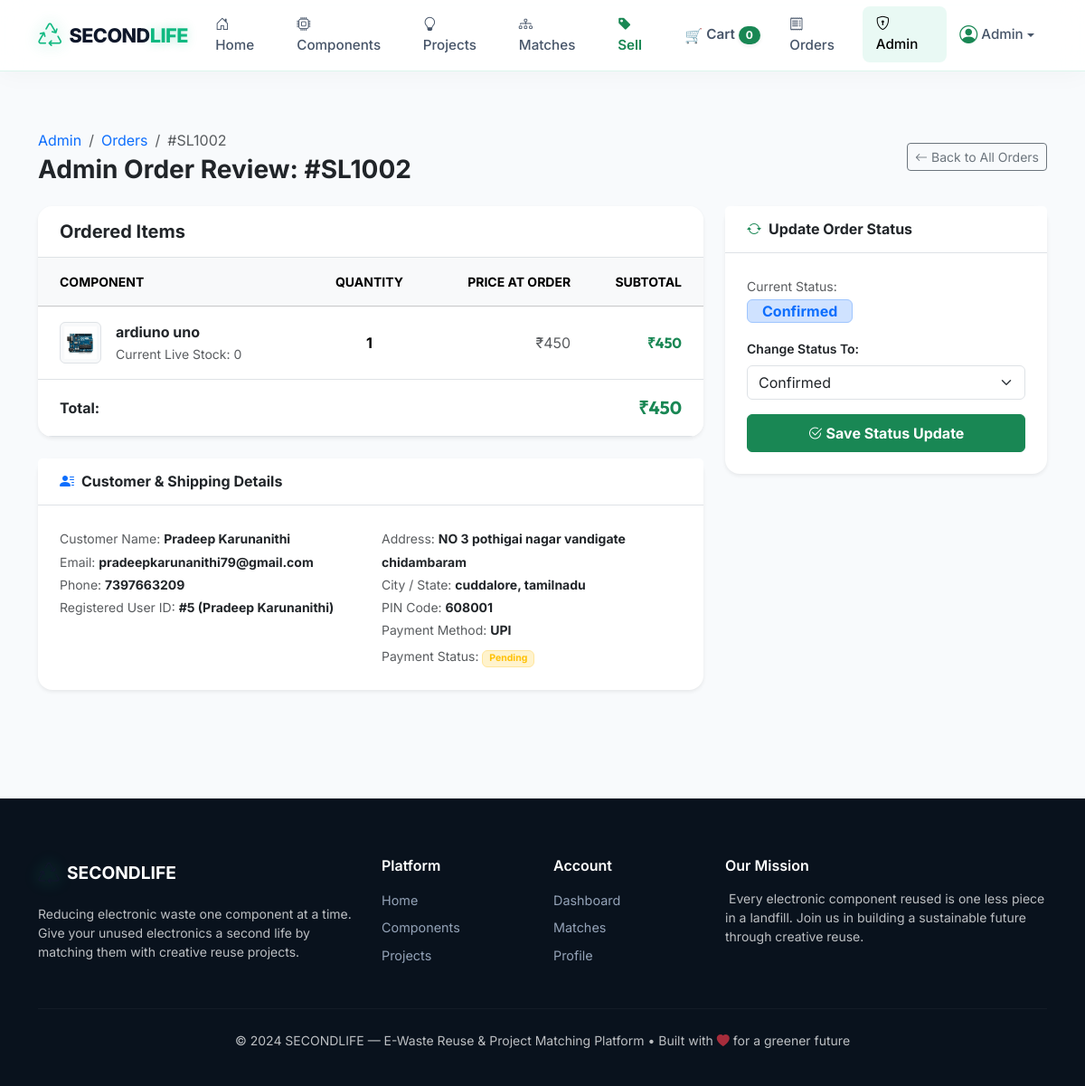
Screenshot of /admin/orders/2 (signed in) with the database file from the repository.
### models/models.py (models this page shows, shortened)
class Order(db.Model):
    __tablename__ = 'orders'
    STATUSES = ['Pending', 'Confirmed', 'Processing', 'Shipped', 'Delivered', 'Cancelled']
    PAYMENT_METHODS = ['Razorpay', 'UPI', 'Card', 'Cash on Delivery', 'Demo Payment']
    PAYMENT_STATUSES = ['Pending', 'Paid', 'Failed', 'Refunded']
    id = db.Column(db.Integer, primary_key=True)
    order_number = db.Column(db.String(50), unique=True, nullable=False)
    user_id = db.Column(db.Integer, db.ForeignKey('users.id'), nullable=False)
    total_amount = db.Column(db.Float, default=0.0, nullable=False)
    status = db.Column(db.String(30), default='Confirmed', nullable=False)
    payment_method = db.Column(db.String(50), default='Demo Payment', nullable=False)
    payment_status = db.Column(db.String(50), default='Pending', nullable=False)
    razorpay_order_id = db.Column(db.String(100), nullable=True)
    razorpay_payment_id = db.Column(db.String(100), nullable=True)
    razorpay_signature = db.Column(db.String(255), nullable=True)
    customer_name = db.Column(db.String(100), nullable=False)
    email = db.Column(db.String(120), nullable=True)
    phone = db.Column(db.String(20), nullable=False)
    address = db.Column(db.Text, nullable=False)
    city = db.Column(db.String(100), nullable=False)
    state = db.Column(db.String(100), nullable=False)
    pincode = db.Column(db.String(20), nullable=False)
    created_at = db.Column(db.DateTime, default=datetime.utcnow)
    items = db.relationship('OrderItem', backref='order', lazy=True, cascade='all, delete-orphan')

class OrderItem(db.Model):
    __tablename__ = 'order_items'
    id = db.Column(db.Integer, primary_key=True)
    order_id = db.Column(db.Integer, db.ForeignKey('orders.id'), nullable=False)
    seller_id = db.Column(db.Integer, db.ForeignKey('users.id'), nullable=True)
    component_id = db.Column(db.Integer, db.ForeignKey('components.id'), nullable=True)
    component_name = db.Column(db.String(200), nullable=False)
    quantity = db.Column(db.Integer, default=1, nullable=False)
    unit_price = db.Column(db.Float, default=0.0, nullable=False)
    subtotal = db.Column(db.Float, default=0.0, nullable=False)
    status = db.Column(db.String(30), default='Confirmed', nullable=False)
    seller = db.relationship('User', foreign_keys=[seller_id], backref=db.backref('sold_order_items', lazy=True), lazy=True)

class Component(db.Model):
    __tablename__ = 'components'
    CATEGORIES = [
        'Microcontroller', 'Sensor', 'Motor', 'Display', 'Power',
        'Communication', 'Computer Part', 'Cable', 'PCB', 'Other'
    ]
    CONDITIONS = [
        'New', 'Used - Like New', 'Used - Good', 'Used - Fair', 'For Parts',
        'Good', 'Used', 'Damaged', 'Salvage'
    ]
    STATUSES = ['Available', 'Reserved', 'Used', 'Out of Stock']
    id = db.Column(db.Integer, primary_key=True)
    user_id = db.Column(db.Integer, db.ForeignKey('users.id'), nullable=False)
    seller_id = db.Column(db.Integer, db.ForeignKey('users.id'), nullable=True)
    name = db.Column(db.String(200), nullable=False)
    category = db.Column(db.String(50), nullable=False)
    quantity = db.Column(db.Integer, default=1)
    price = db.Column(db.Float, default=0.0)
    condition = db.Column(db.String(30), default='Good')
    description = db.Column(db.Text)
    estimated_weight = db.Column(db.Float, default=0)
    image = db.Column(db.String(200))
    status = db.Column(db.String(20), default='Available')
    created_at = db.Column(db.DateTime, default=datetime.utcnow)
    seller = db.relationship('User', foreign_keys=[seller_id], backref=db.backref('seller_components', lazy=True), lazy=True)
    reuse_history = db.relationship('ReuseHistory', backref='component', lazy=True)
    cart_items = db.relationship('CartItem', backref='component', lazy=True, cascade='all, delete-orphan')
    order_items = db.relationship('OrderItem', backref='component', lazy=True)
    user_components = db.relationship('UserComponent', backref='component', lazy=True, cascade='all, delete-orphan')

class User(db.Model):
    __tablename__ = 'users'
    id = db.Column(db.Integer, primary_key=True)
    name = db.Column(db.String(100), nullable=False)
    email = db.Column(db.String(120), unique=True, nullable=False)
    password_hash = db.Column(db.String(256), nullable=False)
    role = db.Column(db.String(20), default='user')
    created_at = db.Column(db.DateTime, default=datetime.utcnow)
    components = db.relationship('Component', foreign_keys='Component.user_id', backref='owner', lazy=True, cascade='all, delete-orphan')
    saved_projects = db.relationship('SavedProject', backref='user', lazy=True, cascade='all, delete-orphan')
    matches = db.relationship('Match', backref='user', lazy=True, cascade='all, delete-orphan')
    reuse_history = db.relationship('ReuseHistory', backref='user', lazy=True, cascade='all, delete-orphan')
    cart_items = db.relationship('CartItem', backref='user', lazy=True, cascade='all, delete-orphan')
    orders = db.relationship('Order', backref='user', lazy=True, cascade='all, delete-orphan')
    inventory = db.relationship('UserComponent', backref='user', lazy=True, cascade='all, delete-orphan')

### routes/admin.py (the view)
@admin_bp.route('/orders/<int:order_id>')
@admin_required
def admin_order_detail(order_id):
    order = Order.query.get_or_404(order_id)
    return render_template('admin_order_detail.html', order=order, statuses=Order.STATUSES)

### utils.py (called while the page is built)
def admin_required(f):
    @wraps(f)
    def decorated_function(*args, **kwargs):
        if 'user_id' not in session:
            flash('Please log in to access this page.', 'warning')
            return redirect(url_for('auth.login'))
        if session.get('user_role') != 'admin':
            flash('Access denied. Admin privileges required.', 'danger')
            return redirect(url_for('dashboard.dashboard'))
        return f(*args, **kwargs)
    return decorated_function

def format_currency(amount):
    if amount is None:
        return '₹0'
    try:
        val = float(amount)
        if val.is_integer():
            s = f"{int(val):,}"
        else:
            s = f"{val:,.2f}"
        return f"₹{s}"
    except (ValueError, TypeError):
        return f"₹{amount}"

### templates/admin_order_detail.html (shortened to what this page needs)
{% extends 'base.html' %}
{% block content %}
<div class="container py-4 py-md-5">
    <div class="d-flex flex-wrap justify-content-between align-items-center mb-4">
        <div>
            <nav aria-label="breadcrumb">
                <ol class="breadcrumb mb-1">
                    <li class="breadcrumb-item"><a href="{{ url_for('admin.admin_dashboard') }}" class="text-decoration-none">Admin</a></li>
                    <li class="breadcrumb-item"><a href="{{ url_for('admin.admin_orders') }}" class="text-decoration-none">Orders</a></li>
                    <li class="breadcrumb-item active" aria-current="page">#{{ order.order_number }}</li>
                </ol>
            </nav>
            <h1 class="h3 fw-bold mb-0 text-dark">
                Admin Order Review: #{{ order.order_number }}
            </h1>
        </div>
        <a href="{{ url_for('admin.admin_orders') }}" class="btn btn-outline-secondary btn-sm mt-2 mt-md-0">
            <i class="bi bi-arrow-left me-1"></i>Back to All Orders
        </a>
    </div>
    <div class="row g-4">
        <div class="col-lg-8">
            <div class="card border-0 shadow-sm overflow-hidden mb-4" style="border-radius: 16px;">
                <div class="card-header bg-white py-3 px-4 border-bottom">
                    <h5 class="fw-bold mb-0 text-dark">Ordered Items</h5>
                </div>
                <div class="table-responsive">
                    <table class="table align-middle mb-0">
                        <thead class="table-light small text-muted text-uppercase">
                            <tr>
                                <th class="ps-4 py-3">Component</th>
                                <th class="py-3 text-center">Quantity</th>
                                <th class="py-3 text-end">Price at Order</th>
                                <th class="pe-4 py-3 text-end">Subtotal</th>
                            </tr>
                        </thead>
                        <tbody>
                            {% for item in order.items %}
                            <tr>
                                <td class="ps-4 py-3">
                                    <div class="d-flex align-items-center">
                                        <div class="me-3 rounded-2 border p-1 bg-light d-flex align-items-center justify-content-center" style="width: 46px; height: 46px; flex-shrink: 0;">
                                            <img src="{{ url_for('static', filename=get_component_image(item.component)) }}" alt="{{ item.component_name }}" style="max-width: 100%; max-height: 100%; object-fit: contain;">
                                        </div>
                                        <div>
                                            <div class="fw-bold text-dark">{{ item.component_name }}</div>
                                            {% if item.component %}
                                            <span class="text-muted small">Current Live Stock: {{ item.component.quantity }}</span>
                                            {% endif %}
                                        </div>
                                    </div>
                                </td>
                                <td class="py-3 text-center fw-bold">{{ item.quantity }}</td>
                                <td class="py-3 text-end text-muted">{{ format_currency(item.unit_price) }}</td>
                                <td class="pe-4 py-3 text-end fw-bold text-success" style="font-family: 'Outfit', sans-serif;">
                                    {{ format_currency(item.subtotal) }}
                                </td>
                            </tr>
                            {% endfor %}
                        </tbody>
                        <tfoot class="border-top bg-light">
                            <tr>
                                <td colspan="3" class="ps-4 py-3 fw-bold text-dark">Total:</td>
                                <td class="pe-4 py-3 text-end fw-bold text-success fs-5" style="font-family: 'Outfit', sans-serif;">
                                    {{ format_currency(order.total_amount) }}
                                </td>
                            </tr>
                        </tfoot>
                    </table>
                </div>
            </div>
            <div class="card border-0 shadow-sm" style="border-radius: 16px;">
                <div class="card-header bg-white py-3 px-4 border-bottom">
                    <h6 class="fw-bold mb-0 text-dark"><i class="bi bi-person-lines-fill text-primary me-2"></i>Customer & Shipping Details</h6>
                </div>
                <div class="card-body p-4 text-muted small" style="line-height: 1.8;">
                    <div class="row">
                        <div class="col-md-6">
                            <div>Customer Name: <strong class="text-dark">{{ order.customer_name }}</strong></div>
                            <div>Email: <strong class="text-dark">{{ order.email or 'N/A' }}</strong></div>
                            <div>Phone: <strong class="text-dark">{{ order.phone }}</strong></div>
                            <div>Registered User ID: <strong class="text-dark">#{{ order.user_id }} ({{ order.user.name if order.user else 'Unknown' }})</strong></div>
                        </div>
                        <div class="col-md-6 mt-3 mt-md-0">
                            <div>Address: <strong class="text-dark">{{ order.address }}</strong></div>
                            <div>City / State: <strong class="text-dark">{{ order.city }}, {{ order.state }}</strong></div>
                            <div>PIN Code: <strong class="text-dark">{{ order.pincode }}</strong></div>
                            <div>Payment Method: <strong class="text-dark">{{ order.payment_method }}</strong></div>
                            <div class="mt-1">
                                Payment Status:
                                <span class="badge {% if order.payment_status == 'Paid' %}bg-success-subtle text-success border border-success-subtle{% elif order.payment_status == 'Pending' %}bg-warning-subtle text-warning border border-warning-subtle{% elif order.payment_status == 'Failed' %}bg-danger-subtle text-danger border border-danger-subtle{% else %}bg-secondary-subtle text-secondary border border-secondary-subtle{% endif %}">
                                    {{ order.payment_status or 'Pending' }}
                                </span>
                            </div>
                        </div>
                    </div>
                </div>
            </div>
        </div>
        <div class="col-lg-4">
            <div class="card border-0 shadow-sm sticky-top" style="top: 90px; border-radius: 16px;">
                <div class="card-header bg-white py-3 px-4 border-bottom">
                    <h6 class="fw-bold mb-0 text-dark"><i class="bi bi-arrow-repeat text-success me-2"></i>Update Order Status</h6>
                </div>
                <div class="card-body p-4">
                    <div class="mb-3">
                        <label class="text-muted small mb-1">Current Status:</label>
                        <div>
                            <span class="badge {% if order.status == 'Delivered' %}bg-success-subtle text-success border border-success-subtle{% elif order.status == 'Cancelled' %}bg-danger-subtle text-danger border border-danger-subtle{% elif order.status == 'Shipped' %}bg-info-subtle text-info border border-info-subtle{% else %}bg-primary-subtle text-primary border border-primary-subtle{% endif %} px-3 py-1 fs-6">
                                {{ order.status }}
                            </span>
                        </div>
                    </div>
                    <form action="{{ url_for('admin.admin_update_order_status', order_id=order.id) }}" method="POST">
                        <div class="mb-3">
                            <label class="form-label fw-semibold small text-dark">Change Status To:</label>
                            <select name="status" class="form-select">
                                {% for st in statuses %}
                                <option value="{{ st }}" {% if order.status == st %}selected{% endif %}>{{ st }}</option>
                                {% endfor %}
                            </select>
                        </div>
                        <button type="submit" class="btn btn-success w-100 fw-bold py-2 text-white">
                            <i class="bi bi-check2-circle me-1"></i>Save Status Update
                        </button>
                    </form>
                </div>
            </div>
        </div>
    </div>
</div>
{% endblock %}

### static/css/style.css (style rules this page uses)
:root { --primary: #059669; --primary-glow: rgba(5, 150, 105, 0.35); --eco-emerald: #10b981; --eco-mint: #34d399; --eco-teal: #14b8a6; --eco-cyan: #06b6d4; --eco-dark: #064e3b; --eco-deep-bg: #09121d; --dark-surface: #0f172a; --dark-card: rgba(15, 23, 42, 0.75); --dark-border: rgba(16, 185, 129, 0.2); --bg-main: #f8fafc; --bg-card: #ffffff; --text-main: #0f172a; --text-muted: #64748b; --border-color: #e2e8f0; --glass-bg: rgba(255, 255, 255, 0.82); --glass-border: rgba(255, 255, 255, 0.7); --glass-shadow: 0 12px 35px rgba(0, 0, 0, 0.04); }
body { font-family: 'Inter', -apple-system, BlinkMacSystemFont, "Segoe UI", Roboto, sans-serif; background-color: var(--bg-main); color: var(--text-main); min-height: 100vh; display: flex; flex-direction: column; overflow-x: hidden; }

### rows the page displays
Order: order_number "SL1002", total_amount "₹450", customer_name "Pradeep Karunanithi", email "pradeepkarunanithi79@gmail.com", phone "7397663209", user_id "5", address "NO 3 pothigai nagar vandigate chidambaram", city "cuddalore", state "tamilnadu", pincode "608001", payment_method "UPI", payment_status "Pending", status "Confirmed"
OrderItem: component_name "ardiuno uno", component.quantity "0", quantity "1", unit_price "₹450", subtotal "₹450"
User: user "Pradeep Karunanithi"

### other values shown
{{ cart_count }} "0"
{{ session.get('user_name', 'Profile') }} "Admin"
